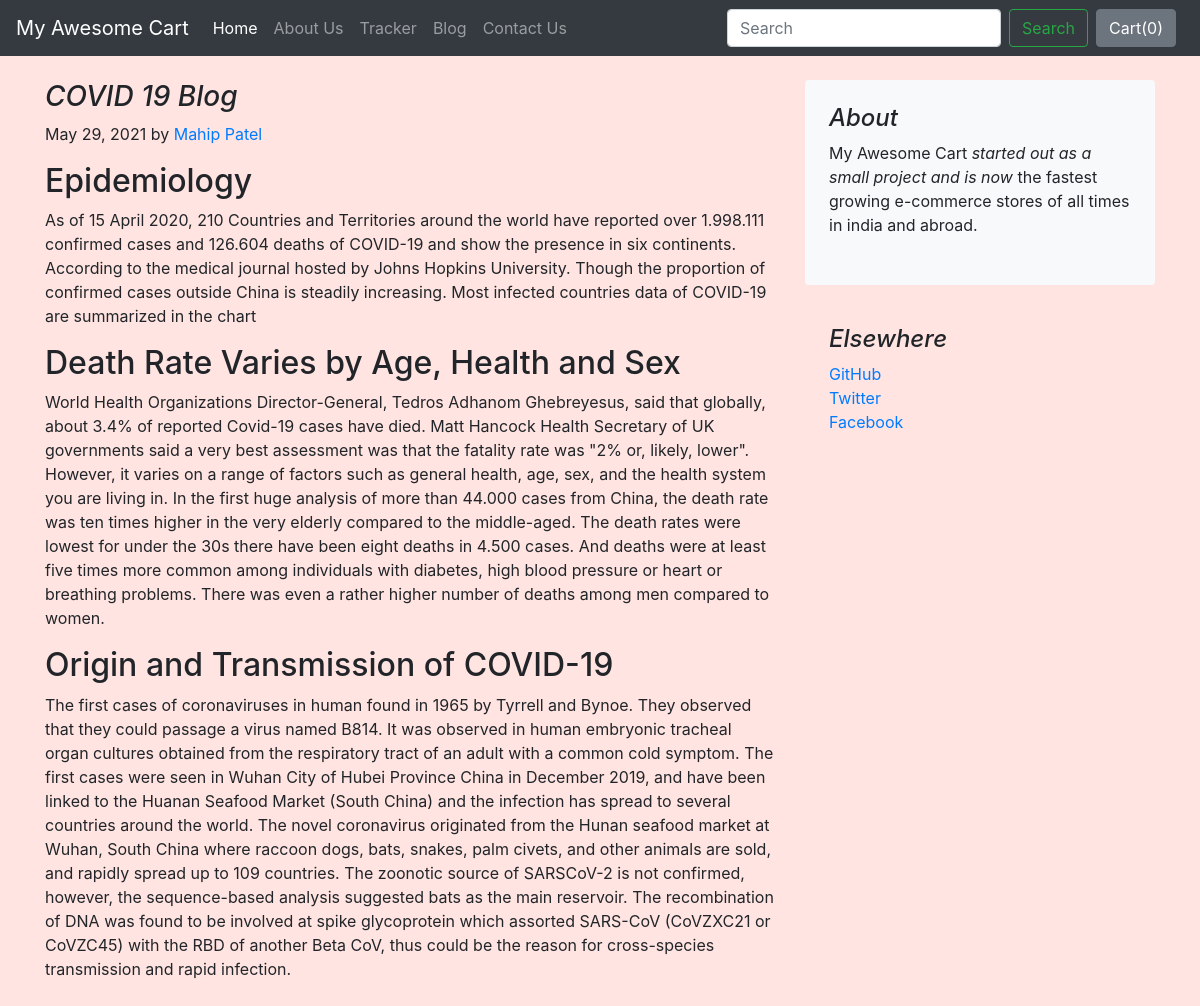
The page /blog/blogpost/1 on the database its author committed.
### blog/models.py (models this page shows)
class Blogpost(models.Model):
    post_id = models.AutoField(primary_key=True)
    title = models.CharField(max_length=50)
    head0 = models.CharField(max_length=500, default="")
    chead0 = models.CharField(max_length=5000, default="")
    head1 = models.CharField(max_length=500, default="")
    chead1 = models.CharField(max_length=5000, default="")
    head2 = models.CharField(max_length=500, default="")
    chead2 = models.CharField(max_length=5000, default="")
    pub_date = models.DateField()
    thumbnail = models.ImageField(upload_to="blog/images", default="")
    def __str__(self):
        return self.title

### blog/views.py (the view)
# urls.py: path("blogpost/<int:id>", views.blogpost, name="blogHome")
def blogpost(request, id):
    post = Blogpost.objects.filter(post_id = id)[0]
    print(post)
    return render(request, 'blog/blogpost.html', {'post': post})

### blog/templates/blog/blogpost.html (shortened to what this page needs)
{% extends 'blog/basic.html' %}
{% block body %}
<div class="container">
    <div class="row mt-4">
        <div class="col-md-8 blog-main">
            <h3 class="font-italic">
                {{post.title}}
            </h3>
            <div class="blog-post">
                <p class="blog-post-meta">May 29, 2021 by <a href="#">Mahip Patel</a></p>
                <h2>{{post.head0}}</h2>
                <p>{{post.chead0}}</p>
                <h2>{{post.head1}}</h2>
                <p>{{post.chead1}}</p>
                <h2>{{post.head2}}</h2>
                <p>{{post.chead2}}</p>
                <br>
                <br>
            </div>
        </div>
        <aside class="col-md-4 blog-sidebar">
            <div class="p-4 mb-3 bg-light rounded">
                <h4 class="font-italic">About</h4>
                <p class="mb-0">My Awesome Cart <em>started out as a small project and is now</em> the fastest growing e-commerce stores of all times in india and abroad.</p>
                <br>
            </div>
            <div class="p-4">
                <h4 class="font-italic">Elsewhere</h4>
                <ol class="list-unstyled">
                    <li><a href="#">GitHub</a></li>
                    <li><a href="#">Twitter</a></li>
                    <li><a href="#">Facebook</a></li>
                </ol>
            </div>
        </aside>
    </div>
</div>
{% endblock %}

### rows shown on the page
Blogpost: title "COVID 19 Blog", head0 "Epidemiology", chead0 "As of 15 April 2020, 210 Countries and Territories around the world have reported over 1.998.111 confirmed cases and 126.604 deaths of COVID-19 and show the presence in six continents. According to the medical journal hosted by Johns Hopkins University. Though the proportion of confirmed cases outside China is steadily increasing. Most infected countries data of COVID-19 are summarized in the chart", head1 "Death Rate Varies by Age, Health and Sex", chead1 "World Health Organizations Director-General, Tedros Adhanom Ghebreyesus, said that globally, about 3.4% of reported Covid-19 cases have died. Matt Hancock Health Secretary of UK governments said a very best assessment was that the fatality rate was \"2% or, likely, lower\". However, it varies on a range of factors such as general health, age, sex, and the health system you are living in. In the first huge analysis of more than 44.000 cases from China, the death rate was ten times higher in the very elderly compared to the middle-aged. The death rates were lowest for under the 30s there have been eight deaths in 4.500 cases. And deaths were at least five times more common among individuals…", head2 "Origin and Transmission of COVID-19", chead2 "The first cases of coronaviruses in human found in 1965 by Tyrrell and Bynoe. They observed that they could passage a virus named B814. It was observed in human embryonic tracheal organ cultures obtained from the respiratory tract of an adult with a common cold symptom. The first cases were seen in Wuhan City of Hubei Province China in December 2019, and have been linked to the Huanan Seafood Market (South China) and the infection has spread to several countries around the world. The novel coronavirus originated from the Hunan seafood market at Wuhan, South China where raccoon dogs, bats, snakes, palm civets, and other animals are sold, and rapidly spread up to 109 countries. The zoonotic…"
